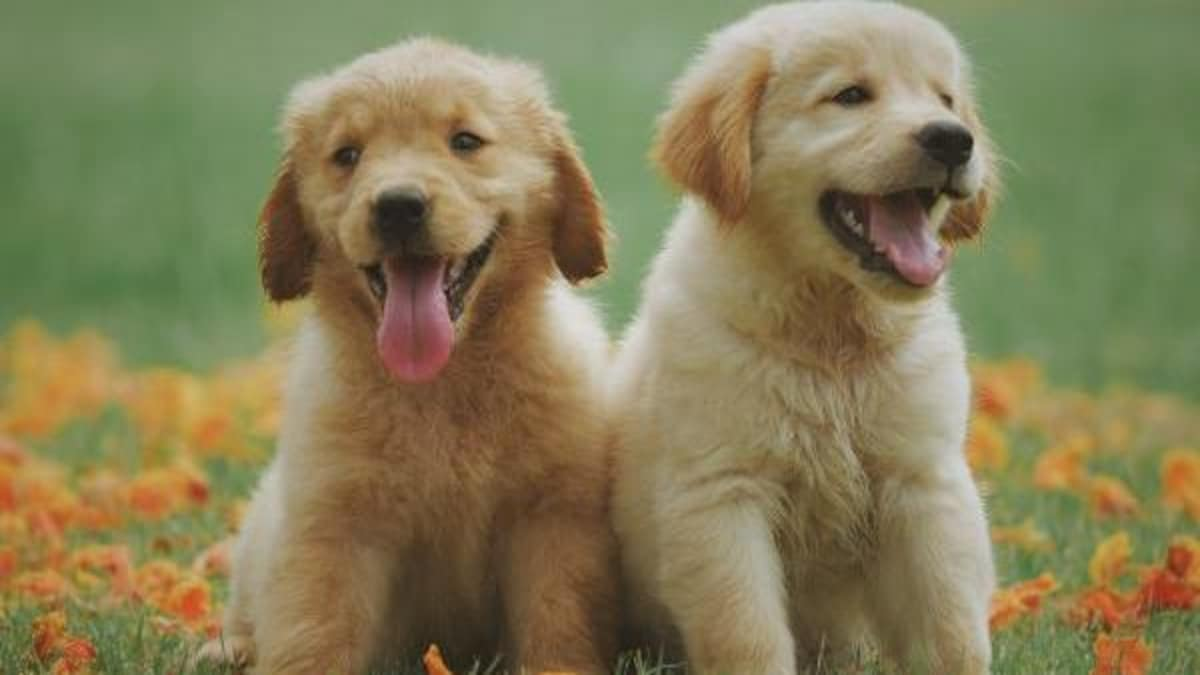
#> input picture dog.jpeg, 1200 x 675 px
$ python haar.py   (older library calls are emulated)
#> lines starting #> are read from the running program, lines starting #| are printed output that depends on the picture
#importing libraries
import mahotas
import numpy as np
import cv2

#code
img=mahotas.imread("dog.jpeg")[:,:,0]
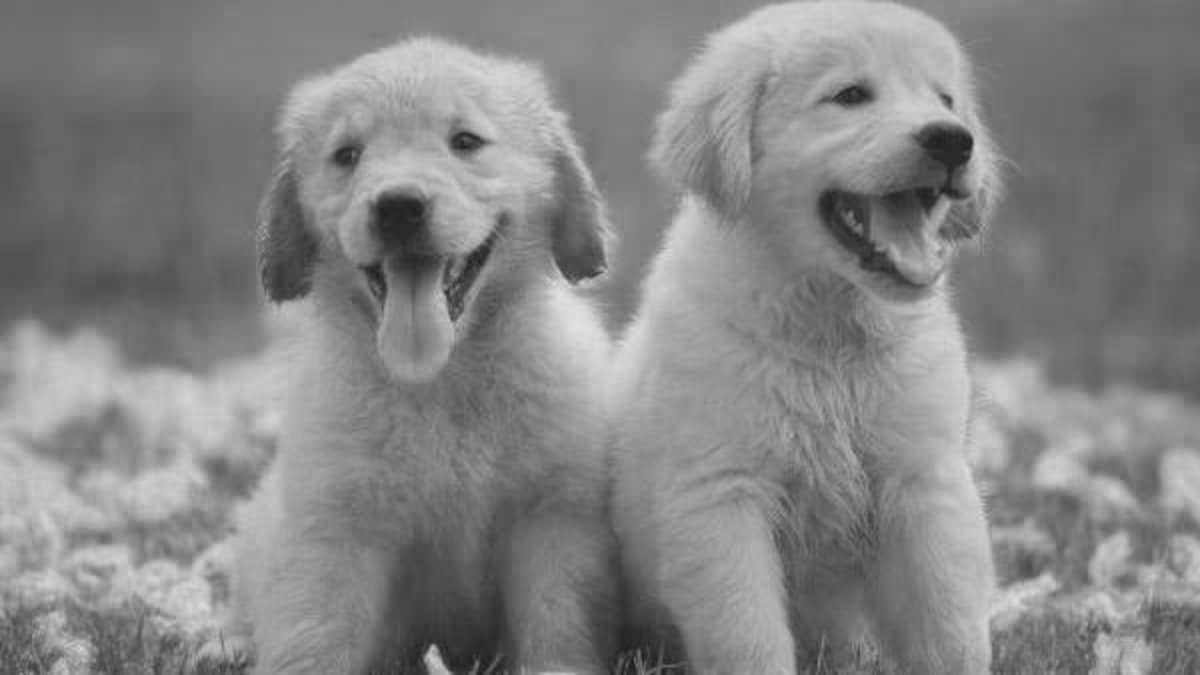
#> img: shape (675, 1200); min 23, max 226, mean 132.9
kernel=np.array([[-1,0,-1],[0,5,0],[-1,0,-1]])
img=cv2.filter2D(img,kernel=kernel,ddepth=-1)
#> (the run stopped early here; a loop or call above may not have finished)
